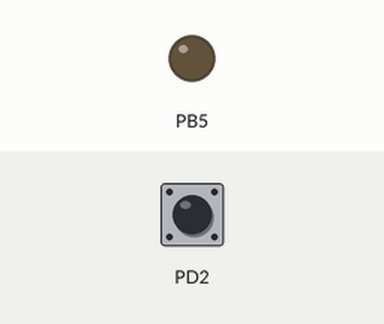
Recording of a program running on a simulated ATmega328P, built with avr-gcc and emulated at 16 MHz (the files do not name the chip). Shown: output pins drawn as LEDs (lit = HIGH). The inputs (shaded band) are chosen by the test bench; at power-on: PD2 HIGH.

Above: at 1.2 s.
1.3 s: PD2 pulled LOW for 0.15 s
At 2.2 s:
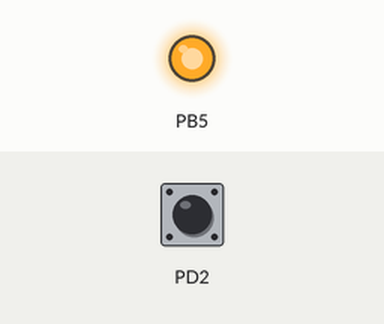
2.9 s: PD2 pulled LOW for 1 s
At 4.7 s:
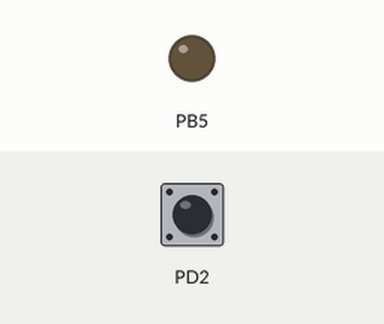
5.4 s: PD2 pulled LOW for 3.2 s
At 9.4 s:
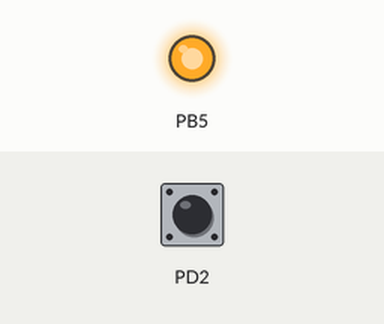
Timing chart, 0 to 10.9 s (numbered marks = the images above; inputs shaded):
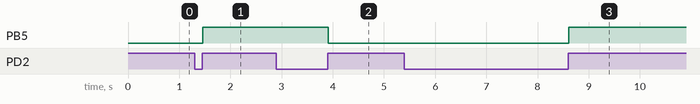

The program:

main.c
```c
#define F_CPU 16000000

#include <avr/io.h>
#include <util/delay.h>

int main(void)
{
    char flag = 0;
    DDRD &= ~0x04; // set the pin to input
    PORTD |= 0x04; // enable pull up
    DDRB |= 0x20; // set the pin to output

    while (1)
    {
        if (!(PIND & 0x04)) // read from pind and not from portD
        {
            _delay_ms(10);
            flag = 1;
        }
        if ((PIND & 0x04) && flag)
        {
            _delay_ms(10);
            flag = 0;
            PORTB ^= 0x20;
        }
    }
}
```

Measured:
- after the input at 1.3 s, PB5: LOW → HIGH after 0.16 s
- after the input at 2.9 s, PB5: HIGH → LOW after 1.0 s
- after the input at 5.4 s, PB5: LOW → HIGH after 3.2 s
